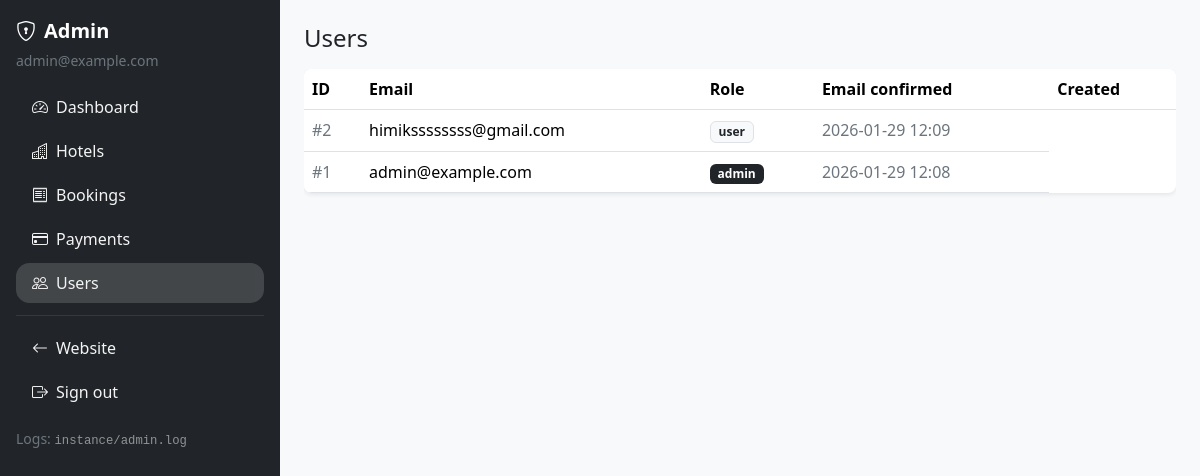
The app's page /admin/users (signed in) with its own data.
### app/models.py (models this page shows, shortened)
class User(UserMixin, db.Model):
    id = db.Column(db.Integer, primary_key=True)
    email = db.Column(db.String(255), unique=True, nullable=False, index=True)
    password_hash = db.Column(db.String(255), nullable=False)
    is_admin = db.Column(db.Boolean, default=False, nullable=False)
    is_email_confirmed = db.Column(db.Boolean, default=False, nullable=False)
    email_confirmed_at = db.Column(db.DateTime, nullable=True)
    created_at = db.Column(db.DateTime, default=datetime.utcnow, nullable=False)
    reservations = db.relationship("Reservation", back_populates="user", cascade="all,delete-orphan")

### app/admin.py (the view)
@admin_bp.get("/users")
def users_list():
    users = User.query.order_by(User.created_at.desc()).limit(500).all()
    return render_template("admin/users_list.html", users=users)

### app/admin.py (called while the page is built)
def _is_public_endpoint() -> bool:
    return request.endpoint in {"admin.login"}

@admin_bp.before_request
def guard_admin():
    if _is_public_endpoint():
        return None
    if not current_user.is_authenticated:
        return redirect(url_for("admin.login", next=request.path))
    if not getattr(current_user, "is_admin", False):
        abort(403)

### app/models.py (called while the page is built)
@login_manager.user_loader
def load_user(user_id: str):
    return User.query.get(int(user_id))

### app/templates/admin/users_list.html (shortened to what this page needs)
{% extends "admin/base_admin.html" %}
{% block content %}
<div class="d-flex flex-wrap justify-content-between align-items-center gap-2 mb-3">
  <h1 class="h4 mb-0">Users</h1>
</div>
{% if users %}
  <div class="table-responsive">
    <table class="table align-middle bg-white shadow-sm rounded-3 overflow-hidden">
      <thead>
        <tr>
          <th>ID</th>
          <th>Email</th>
          <th>Role</th>
          <th>Email confirmed</th>
          <th>Created</th>
        </tr>
      </thead>
      <tbody>
        {% for u in users %}
          <tr>
            <td class="text-secondary">#{{ u.id }}</td>
            <td>{{ u.email }}</td>
            <td>
              {% if u.is_admin %}
                <span class="badge text-bg-dark">admin</span>
              {% else %}
                <span class="badge text-bg-light border text-dark">user</span>
              {% endif %}
            </td>
            <td class="text-secondary">{{ u.created_at.strftime("%Y-%m-%d %H:%M") }}</td>
          </tr>
        {% endfor %}
      </tbody>
    </table>
  </div>
{% else %}
  <div class="alert alert-light border">No users.</div>
{% endif %}
{% endblock %}

### app/templates/admin/base_admin.html (shortened to what this page needs)
<!doctype html>
<html lang="en">
<head>
  <link href="https://cdn.jsdelivr.net/npm/bootstrap@5.3.3/dist/css/bootstrap.min.css" rel="stylesheet">
  <link href="https://cdn.jsdelivr.net/npm/bootstrap-icons@1.11.3/font/bootstrap-icons.min.css" rel="stylesheet">
  <link rel="stylesheet" href="{{ url_for('static', filename='css/styles.css') }}">
</head>
<body class="bg-light">
<div class="d-flex">
  <aside class="admin-sidebar bg-dark text-white p-3">
    <div class="d-flex align-items-center gap-2 mb-1">
      <i class="bi bi-shield-lock fs-5"></i>
      <div class="fw-bold fs-5">Admin</div>
    </div>
    {% if current_user.is_authenticated %}
      <div class="small text-secondary mb-3">{{ current_user.email }}</div>
    {% endif %}
    <nav class="nav nav-pills flex-column gap-1">
      <a class="nav-link text-white {% if request.path==url_for('admin.dashboard') %}active{% endif %}" href="{{ url_for('admin.dashboard') }}"><i class="bi bi-speedometer2 me-2"></i>Dashboard</a>
      <a class="nav-link text-white {% if '/hotels' in request.path %}active{% endif %}" href="{{ url_for('admin.hotels_list') }}"><i class="bi bi-buildings me-2"></i>Hotels</a>
      <a class="nav-link text-white {% if '/reservations' in request.path %}active{% endif %}" href="{{ url_for('admin.reservations_list') }}"><i class="bi bi-receipt me-2"></i>Bookings</a>
      <a class="nav-link text-white {% if '/payments' in request.path %}active{% endif %}" href="{{ url_for('admin.payments_list') }}"><i class="bi bi-credit-card me-2"></i>Payments</a>
      <a class="nav-link text-white {% if '/users' in request.path %}active{% endif %}" href="{{ url_for('admin.users_list') }}"><i class="bi bi-people me-2"></i>Users</a>
      <hr class="border-secondary my-2">
      <a class="nav-link text-white" href="{{ url_for('main.index') }}"><i class="bi bi-arrow-left me-2"></i>Website</a>
      <a class="nav-link text-white" href="{{ url_for('admin.logout') }}"><i class="bi bi-box-arrow-right me-2"></i>Sign out</a>
    </nav>
    <div class="mt-3 small text-secondary">
      Logs: <code class="text-white-50">instance/admin.log</code>
    </div>
  </aside>
  <main class="flex-grow-1 p-3 p-md-4">
    {% block content %}{% endblock %}
  </main>
</div>
</body>
</html>

### app/static/css/styles.css (style rules this page uses)
:root { --hb-hero1: #0b1220; --hb-hero2: #1b2a4a; --primary1: #2563eb; --primary2: #1d4ed8; }
.admin-sidebar { width: 280px; min-height: 100vh; position: sticky; top: 0; }
.admin-sidebar .nav-link { border-radius: .85rem; opacity: .95; }
.admin-sidebar .nav-link.active { background: rgba(255,255,255,.16); }

### records on screen
User: email "admin@example.com", id "1", is_admin "admin", created_at "2026-01-29 12:08"
User: id "2", email "himikssssssss@gmail.com", is_admin "user", created_at "2026-01-29 12:09"
